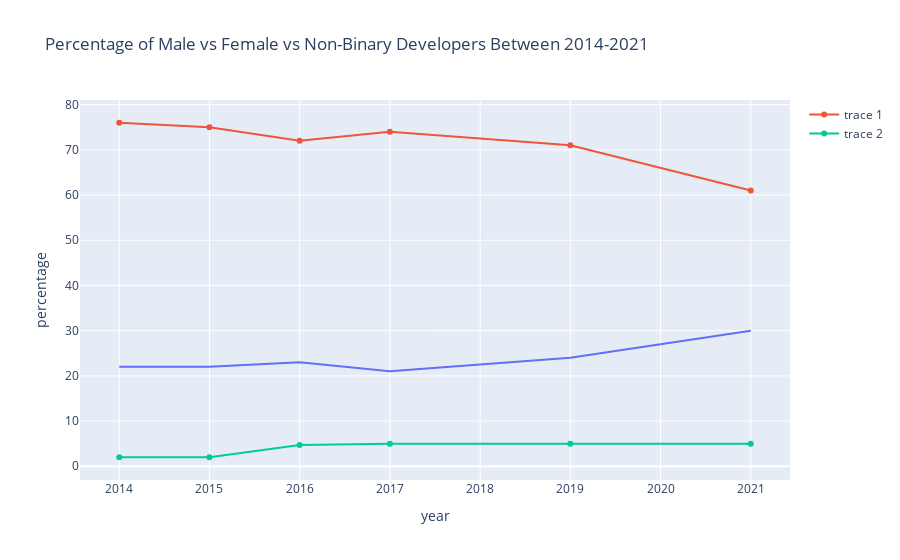

Notebook code cell kept with this figure:
### Code cell
year_developers = px.line(developers_women, x = developers_women["year"], y = developers_women["percentage"], title = 'Percentage of Male vs Female vs Non-Binary Developers Between 2014-2021')
year_developers.add_scatter(x =developers_men['year'], y = developers_men['percentage'])
year_developers.add_scatter(x =developers_non_binary['year'], y = developers_non_binary['percentage'])
year_developers

### Figure 1 — Plotly figure (JSON) as saved in the notebook; plotly's stock layout.template omitted (floating-point values rounded to 4 significant figures)
{"data": [{"hovertemplate": "year=%{x}<br>percentage=%{y}<extra></extra>", "legendgroup": "", "line": {"color": "#636efa", "dash": "solid"}, "marker": {"symbol": "circle"}, "mode": "lines", "name": "", "orientation": "v", "showlegend": false, "type": "scatter", "x": [2014, 2015, 2016, 2017, 2019, 2021], "xaxis": "x", "y": [22, 22, 23, 21, 24, 30], "yaxis": "y"}, {"type": "scatter", "x": [2014, 2015, 2016, 2017, 2019, 2021], "y": [76, 75, 72, 74, 71, 61]}, {"type": "scatter", "x": [2014, 2015, 2016, 2017, 2019, 2021], "y": [2, 2, 4.7, 5, 5, 5]}], "layout": {"autosize": true, "legend": {"tracegroupgap": 0}, "title": {"text": "Percentage of Male vs Female vs Non-Binary Developers Between 2014-2021"}, "xaxis": {"anchor": "y", "autorange": true, "domain": [0, 1], "range": [2014.0, 2021.0], "title": {"text": "year"}, "type": "linear"}, "yaxis": {"anchor": "x", "autorange": true, "domain": [0, 1], "range": [-4.107, 82.11], "title": {"text": "percentage"}, "type": "linear"}}}
